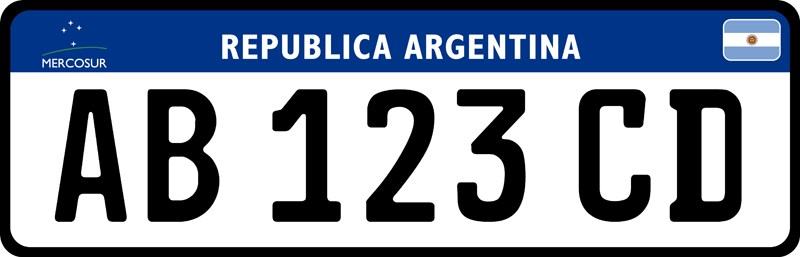
%> input picture patente1.jpg, 800 x 257 px
$ octave patente.m   (GNU Octave 9; MATLAB toolbox functions it lacks are replaced by stand-ins)
%> lines starting %> are read from the running program, lines starting %| are printed output that depends on the picture; in (x1, y1, x2, y2) boxes, pixels count from 0 and x2, y2 are one past the last pixel; in counts of white or black regions, pixels touching at a corner belong together; the program's own positions count from 1
### patente_procesar.m
function patente_procesar(img,img2)

% Carga la plantilla
load templates
% Computa el numero de letras en el archivo plantilla
num_letras=size(templates,2);

palabra=[ ];

img2(img2 < 50) = 1;
img2(img2 > 1) = 0;

img2 = bwareaopen(img2, 100);
[L Ne] = bwlabel(img2);
subplot(3,Ne,[Ne+1 Ne*2]);
imshow(img2);
subplot(3,Ne,[(Ne*2)+1 Ne*3]);
imshow(img);

for n=1:Ne

  [r,c] = find(L==n);
  n1=img2(min(r):max(r),min(c):max(c));

  minIn=min(n1(:));
  maxIn=max(n1(:));
  n1=(n1-minIn)/(maxIn - minIn);

  img_r=imresize(n1,[42 24]);
  %img_r=bwareaopen(img_r, 10);
  %img_r(img_r > 0) = 1;

  subplot(3,Ne,n)
  imshow(img_r);

  letra=patente_reconocer(img_r,num_letras);
  palabra=[palabra letra];
end
% Escribe la patente reconocida
sprintf('\nResultado del reconocimiento: %s\n',palabra)

### patente_reconocer.m
function letter=patente_reconocer(imagn,num_letras)

load templates
comp=[ ];
for n=1:num_letras
    sem=corr2(templates{1,n},imagn);
    comp=[comp sem];
end

vd=find(comp==max(comp));


if vd==1
    letter='A';
elseif vd==2
    letter='B';
elseif vd==3
    letter='C';
elseif vd==4
    letter='D';
elseif vd==5
    letter='E';
elseif vd==6
    letter='F';
elseif vd==7
    letter='G';
elseif vd==8
    letter='H';
elseif vd==9
    letter='I';
elseif vd==10
    letter='J';
elseif vd==11
    letter='K';
elseif vd==12
    letter='L';
elseif vd==13
    letter='M';
elseif vd==14
    letter='N';
elseif vd==15
    letter='O';
elseif vd==16
    letter='P';
elseif vd==17
    letter='Q';
elseif vd==18
    letter='R';
elseif vd==19
    letter='S';
elseif vd==20
    letter='T';
elseif vd==21
    letter='U';
elseif vd==22
    letter='V';
elseif vd==23
    letter='W';
elseif vd==24
    letter='X';
elseif vd==25
    letter='Y';
elseif vd==26
    letter='Z';
    %*-*-*-*-*
elseif vd==27
    letter='1';
elseif vd==28
    letter='2';
elseif vd==29
    letter='3';
elseif vd==30
    letter='4';
elseif vd==31
    letter='5';
elseif vd==32
    letter='6';
elseif vd==33
    letter='7';
elseif vd==34
    letter='8';
elseif vd==35
    letter='9';
elseif vd==36
    letter='0';
else
    letter=' ';
end

### patente.m
clear all
clc
%pkg load image


% RECONOCER UNA PATENTE
img = imread('patente1.jpg');
%> img is the input picture: size 257x800x3 uint8; mean R, G, B 130.2, 140.6, 157.5
% [5 lines of commented-out code are left out]


img_2 = img(:,:,1);
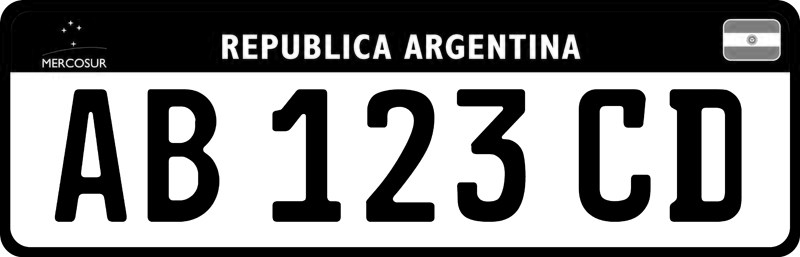
%> img_2: size 257x800 uint8; min 0, max 255, mean 130.2
% [9 lines of commented-out code are left out]
img3 = img_2;
[m,n] = size(img_2);
%> m = 257; n = 800
indice1 = 1;
indice2 = m;
%> indice2 = 257

suma = [];
division = int16(m/10);
%> division = 26
for i=1:division:m
  ii = i+10;
  if ii > m
      ii = i;
  end;
  suma = [suma sum(mean(img3(i:ii,:)), 'native')];
end
%> this loop made 10 passes
%> suma on passes 1 to 7: 5427, [5427 21213.3], [5427 21213.3 39183.7], [5427 21213.3 39183.7 198594.8], [5427 21213.3 39183.7 198594.8 117374.2], [5427 21213.3 39183.7 198594.8 117374.2 144930.8], [5427 21213.3 39183.7 198594.8 117374.2 144930.8 144627.8]
%suma
[M1,I1] = max(suma);
%> M1 = 198594.8; I1 = 4
suma(I1) = 0;
[M2,I2] = max(suma);
%> M2 = 196657.4; I2 = 10

indice1 = ((I1-1)*division) + 1;
%> indice1 = 79
indice2 = ((I2-1)*division) + 1;
%> indice2 = 235
if indice1 > indice2
    temp = indice2;
    indice2 = indice1;
    indice1 = temp;
end
img3 = img3(indice1:indice2,15:(n-15));
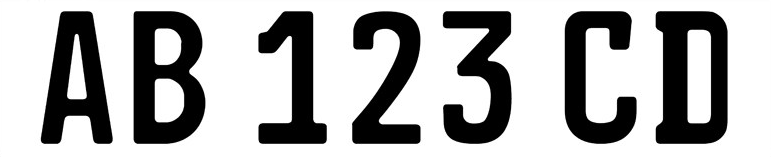
%> img3: size 157x771 uint8; min 0, max 255, mean 174.9

% [36 lines of commented-out code are left out]


patente_procesar(img, img3)
%> in patente_procesar, `img2(img2 > 1) = 0;`:
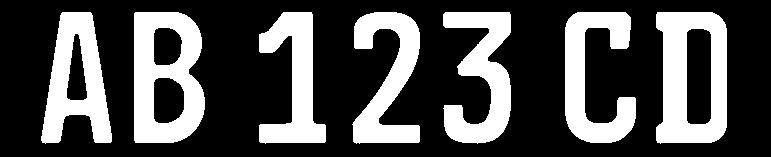
%> img2: size 157x771 uint8; values 0 (black) and 1 (white), 30.2% white; 7 white regions, largest, box (x1, y1, x2, y2) and area: (656, 12, 727, 144) 6236, (134, 12, 205, 143) 6229, (41, 12, 112, 144) 5133
%> in patente_procesar, `[L Ne] = bwlabel(img2);`:
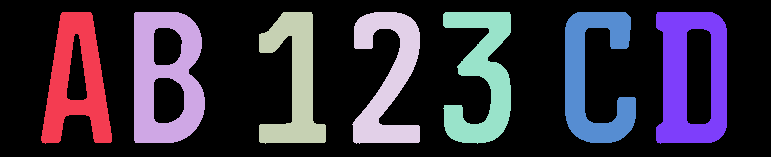
%> L: size 157x771 double; 8 distinct labels, from 0 to 7; one colour per label, 0 black
%> in patente_procesar, `[L Ne] = bwlabel(img2);`: Ne = 7
%> the loop in patente_procesar, `for n=1:Ne` made 7 passes
%> (vd in patente_reconocer, letter in patente_reconocer, letra, palabra) on passes 1 to 7: (1, 'A', 'A', 'A'), (2, 'B', 'B', 'AB'), (27, '1', '1', 'AB1'), (28, '2', '2', 'AB12'), (29, '3', '3', 'AB123'), (3, 'C', 'C', 'AB123C'), (4, 'D', 'D', 'AB123CD')
%> pass 1, in patente_procesar, `n1=img2(min(r):max(r),min(c):max(c));`:
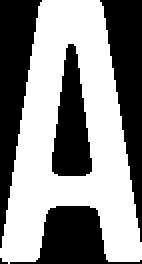
%> n1: size 132x71 logical (shown 2 times larger); 54.8% white; 5 black regions (1 under 20 px), largest, box (x1, y1, x2, y2) and area: (0, 0, 21, 124) 1274, (50, 0, 71, 121) 1236, (5, 103, 71, 132) 880, (26, 22, 46, 88) 843
%> pass 1, in patente_procesar, `img_r=imresize(n1,[42 24]);`:
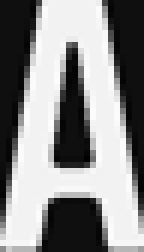
%> img_r: size 42x24 double (shown 6 times larger); min -0.0682, max 1.06, mean 0.549; drawn with min black and max white
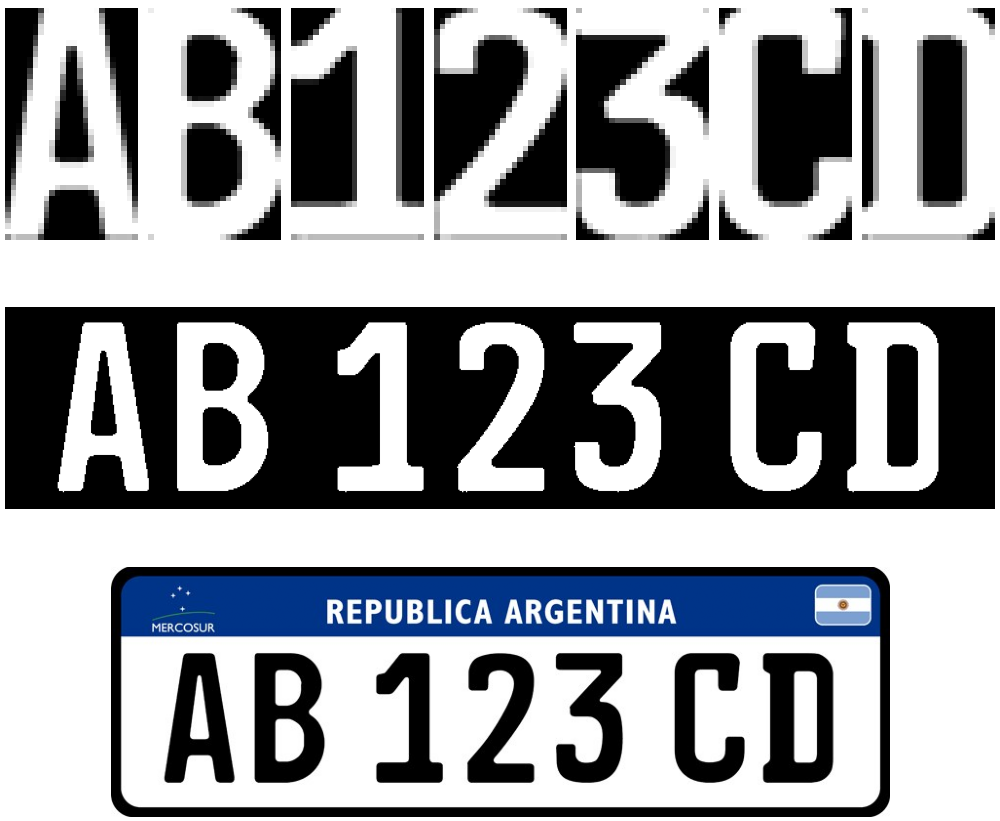
%> figure redrawn from the program's plot data, 9 panels
